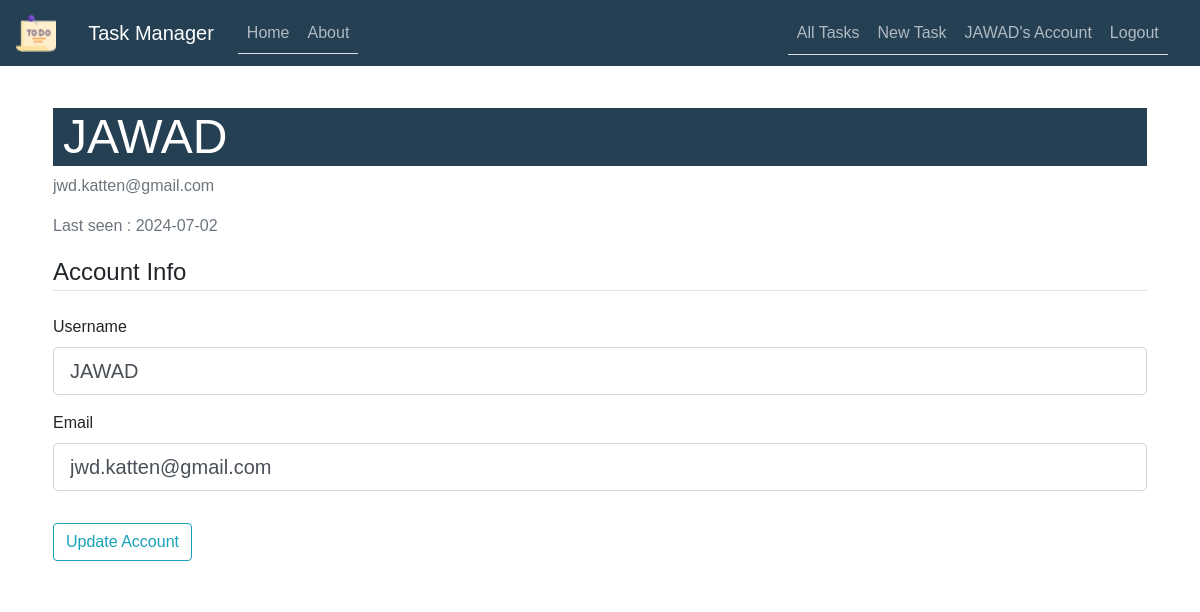
Page /account (signed in) on the earlier database version.
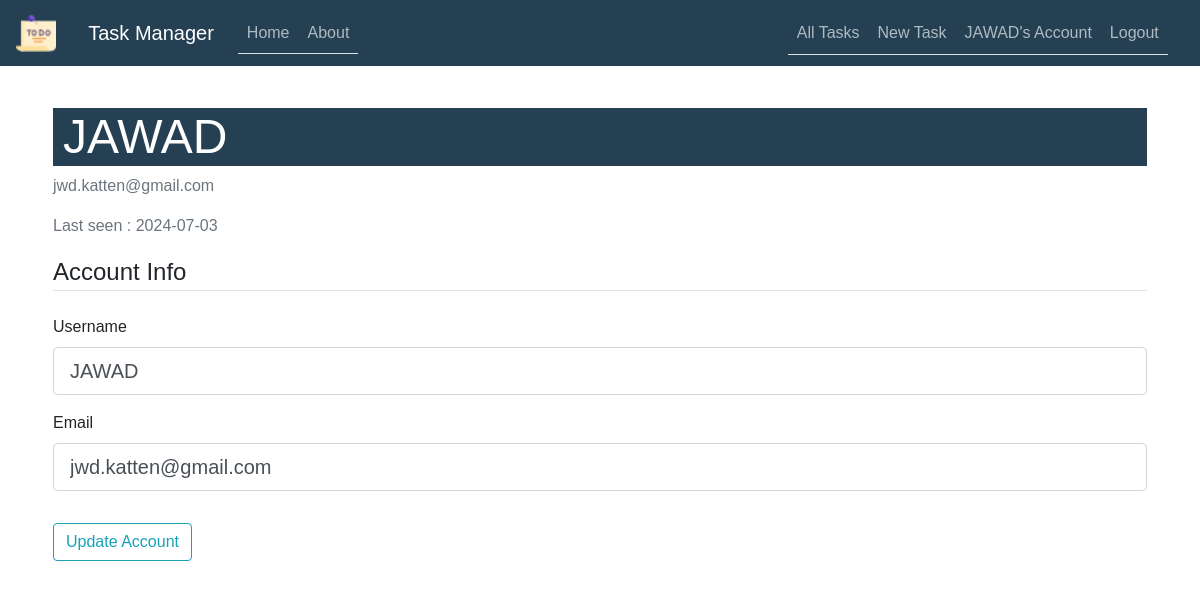
Same page on the later database version.
### TaskManager/models.py (models this page shows, shortened)
class User(db.Model, UserMixin):
    id = db.Column(db.Integer, primary_key=True)
    username = db.Column(db.String(50), unique=True, nullable=False)
    email = db.Column(db.String(100), unique=True, nullable=False)
    password = db.Column(db.String(255), nullable=False)
    date_joined = db.Column(db.DateTime, default=datetime.now)
    last_login = db.Column(db.DateTime, default=datetime.now)
    tasks = db.relationship('Task', backref='user', lazy=True)
    task_collaborators = db.relationship('TaskCollaborator', backref='user', lazy=True)

### TaskManager/routes.py (the view)
@app.route("/account", methods=['GET', 'POST'])
@login_required
def account():
    form = UpdateAccountForm()
    if form.validate_on_submit():
        current_user.username = form.username.data
        current_user.email = form.email.data
        current_user.last_login = datetime.utcnow()
        db.session.add(current_user)
        db.session.commit()
        flash('Your account has been updated!', 'success')
        return redirect(url_for('account'))
    elif request.method == 'GET':
        if current_user.is_authenticated:
            form.username.data = current_user.username
            form.email.data = current_user.email
    return render_template('account.html', title='Account', form=form)

### TaskManager/forms.py (shortened to what this page needs)
class UpdateAccountForm(FlaskForm):
    username = StringField('Username',
                           validators=[DataRequired(), Length(min=2, max=50)])
    email = StringField('Email',
                        validators=[DataRequired(), Email()])
    submit = SubmitField('Update Account')

### TaskManager/models.py (called while the page is built)
@login_manager.user_loader
def load_user(user_id):
    return User.query.get(int(user_id))

### TaskManager/templates/account.html (shortened to what this page needs)
{% extends "layout.html" %}
{% block content %}
    <div class="content-section">
        <div class="media">
            <div class="media-body">
                <h2 class="account-heading">{{ current_user.username }}</h2>
                <p class="text-secondary">{{ current_user.email }}</p>
                {% if current_user.last_login != None %}
                <p class="text-secondary">Last seen : {{ current_user.last_login.strftime('%Y-%m-%d') }}</p>
                {% else %}
                <p class="text-secondary">Last seen : **** </p>
                {% endif %}
            </div>
        </div>
        <form method="POST" action="" enctype="multipart/form-data">
            <fieldset class="form-group">
                <legend class="border-bottom mb-4">Account Info</legend>
                <div class="form-group">
                    {{ form.username.label(class="form-control-label") }}
                    {% if form.username.errors %}
                        {{ form.username(class="form-control form-control-lg is-invalid") }}
                        <div class="invalid-feedback">
                            {% for error in form.username.errors %}
                                <span>{{ error }}</span>
                            {% endfor %}
                        </div>
                    {% else %}
                        {{ form.username(class="form-control form-control-lg") }}
                    {% endif %}
                </div>
                <div class="form-group">
                    {{ form.email.label(class="form-control-label") }}
                    {% if form.email.errors %}
                        {{ form.email(class="form-control form-control-lg is-invalid") }}
                        <div class="invalid-feedback">
                            {% for error in form.email.errors %}
                                <span>{{ error }}</span>
                            {% endfor %}
                        </div>
                    {% else %}
                        {{ form.email(class="form-control form-control-lg") }}
                    {% endif %}
                </div>
            </fieldset>
            <div class="form-group">
                {{ form.submit(class="btn btn-outline-info") }}
            </div>
        </form>
    </div>
{% endblock content %}

### TaskManager/templates/layout.html (shortened to what this page needs)
<!DOCTYPE html>
<html>
<head>
    <link rel="stylesheet" href="https://maxcdn.bootstrapcdn.com/bootstrap/4.0.0/css/bootstrap.min.css">
    <link rel="stylesheet" type="text/css" href="{{ url_for('static', filename='main.css') }}">
</head>
<body>
    <header class="site-header">
      <nav class="navbar navbar-expand-md navbar-dark bg-steel fixed-top">
        <a class="navbar-brand" href="#">
          <img src="{{ url_for('static', filename='tache3.png') }}" alt="Logo" style="width:40px;">
        </a>
        <div class="container">
          <a class="navbar-brand mr-4" href="/">Task Manager</a>
          <div class="collapse navbar-collapse" id="navbarToggle">
            <div class="nav nav-tabs mr-auto navbar-nav">
              <a class="nav-item nav-link" href="{{ url_for('home') }}">Home</a>
              <a class="nav-item nav-link" href="{{ url_for('about') }}">About</a>
            </div>
            <div class="nav nav-tabs">
              <div class="navbar-nav">
                {% if current_user.is_authenticated %}
                  <a class="nav-link" href="{{ url_for('all_tasks') }}"> All Tasks </a>
                  <a class="nav-link" href="{{ url_for('new_task') }}">New Task</a>
                  <a class="nav-link" href="{{ url_for('account') }}">{{ current_user.username }}'s Account</a>
                  <a class="nav-link" href="{{ url_for('logout') }}">Logout</a>
                {% else %}
                  <a class="nav-item nav-link" href="{{ url_for('login') }}">Login</a>
                  <a class="nav-item nav-link" href="{{ url_for('register') }}">Register</a>
                {% endif %}
              </div>
            </div>
          </div>
        </div>
      </nav>
    </header>
    <main role="main" class="container">
      <div class="row">
        <div class="col-md-12">
          {% block content %}{% endblock %}
        </div>
      </div>
    </main>
  </body>
</html>

### TaskManager/static/main.css (style rules this page uses)
body { width: 100%; height: 100vh; font-family: Arial, sans-serif; background-image: url('my-main.jpg'); background-position: center; background-size: cover; position: relative; margin-top: 5rem; }
h1, h2, h3, h4, h5, h6 { color: #030303; }
.bg-steel { background-color: #254053; color: #ffffff; }
.container { width: 95%; max-width: 1400px; margin: 0 auto; }
.content-section { background: #ffffffe5; padding: 8px; border-radius: 2px; margin-top: 20px; }
.account-heading { font-size: 3rem; background-color: #254053; padding-left: 10px; color: #ffffff; }
.site-header .navbar-nav .nav-link { color: #fdfeffa4; }

Differences in the rows shown:
changed User "JAWAD": last_login "2024-07-02" → "2024-07-03"
